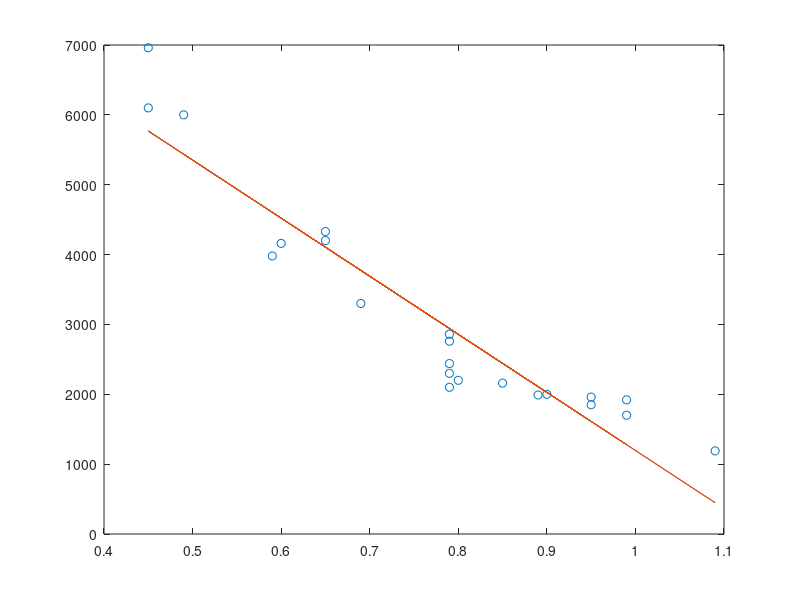
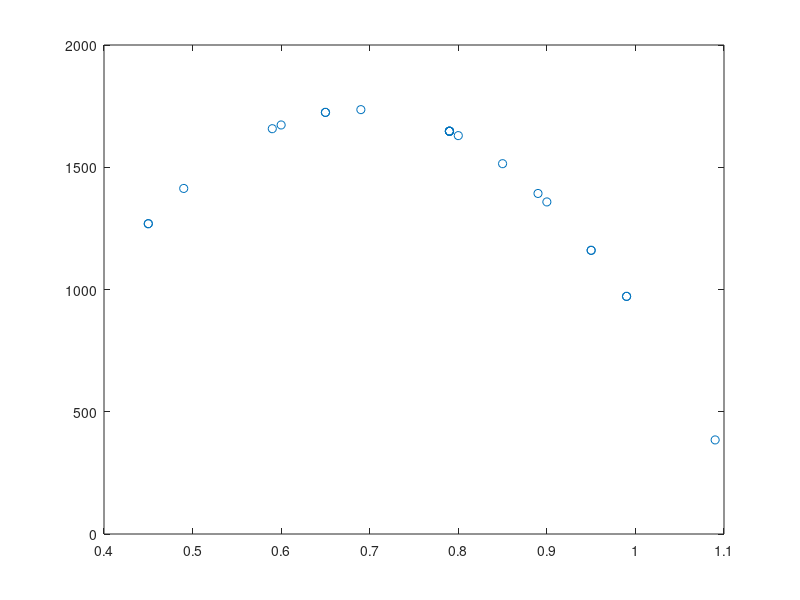

Recreate these plots in MATLAB, in order.
A = [1 0.59; 1 0.80; 1 0.95; 1 0.45; 1 0.79; 1 0.99; 1 0.90; 1 0.65; 1 0.79; 1 0.69; 1 0.79];
b = [3980; 2200; 1850; 6100; 2100; 1700; 2000; 4200; 2440; 3300; 2300];

%normal eq.

An = A'*A;
bn = A'*b;

%best line

An\bn

x0 = [0.59 0.80 0.95 0.45 0.79 0.99 0.90 0.65 0.79 0.69 0.79 0.49 1.09 0.95 0.79 0.65 0.45 0.60 0.89 0.79 0.99 0.85];
y0 = [3980 2200 1850 6100 2100 1700 2000 4200 2440 3300 2300 6000 1190 1960 2760 4330 6960 4160 1990 2860 1920 2160];

c = polyfit(x0, y0, 1);

y = polyval(c, x0);

plot(x0, y0, 'o')
hold on
plot(x0, y)

RMSE = sqrt(sum((y0-y).^2)/length(x0));

figure
plot(x0, y.*(x0-0.23), 'o');

